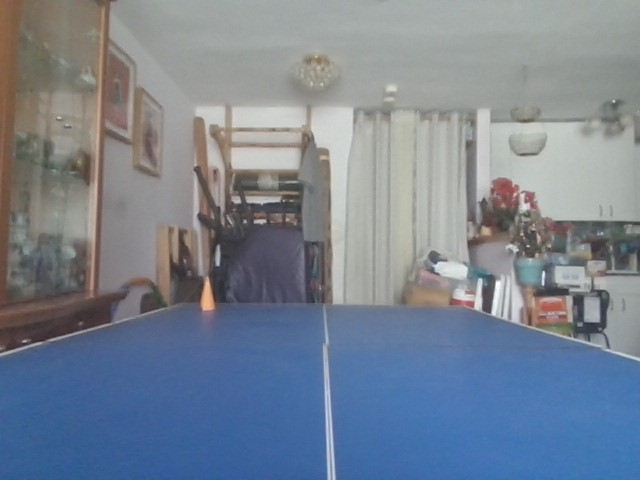
#> input picture 1.jpg, 640 x 480 px
$ python homography.py
#> lines starting #> are read from the running program, lines starting #| are printed output that depends on the picture; after the words box and inside, x2 and y2 are one past the last pixel; in counts of white or black regions, pixels touching at a corner belong together
import cv2
import numpy as np
import glob

image_files = sorted(glob.glob("*.jpg"))

ground_points_inches = [
    [81,-21], [90,21], [50,18],
    [60,-17], [44,0], [20,-17], [25,13]
]

METERS_PER_INCH = 0.0254
ground_points_meters = np.array(
    ground_points_inches, dtype=np.float32
) * METERS_PER_INCH

def segment_orange_cone(image_bgr, min_area=50):
    hsv = cv2.cvtColor(image_bgr, cv2.COLOR_BGR2HSV)

    lower_orange1 = np.array([0, 70, 170], dtype=np.uint8)
    upper_orange1 = np.array([35, 255, 255], dtype=np.uint8)

    lower_orange2 = np.array([35, 90, 190], dtype=np.uint8)
    upper_orange2 = np.array([50, 255, 255], dtype=np.uint8)

    mask1 = cv2.inRange(hsv, lower_orange1, upper_orange1)
    mask2 = cv2.inRange(hsv, lower_orange2, upper_orange2)
    mask = cv2.bitwise_or(mask1, mask2)

    kernel = np.ones((5,5), np.uint8)
    mask = cv2.morphologyEx(mask, cv2.MORPH_OPEN, kernel)
    mask = cv2.morphologyEx(mask, cv2.MORPH_CLOSE, kernel)

    contours, _ = cv2.findContours(mask, cv2.RETR_EXTERNAL, cv2.CHAIN_APPROX_SIMPLE)

    if not contours:
        return None

    best = max(contours, key=cv2.contourArea)
    if cv2.contourArea(best) < min_area:
        return None

    x, y, w, h = cv2.boundingRect(best)
    return (x, y, w, h)

pixel_points = []

for path in image_files:
    img = cv2.imread(path)
#> img is the input picture: shape (480, 640, 3); mean B, G, R 145.4, 131.2, 120.7

    bbox = segment_orange_cone(img)
#> in segment_orange_cone, `hsv = cv2.cvtColor(image_bgr, cv2.COLOR_BGR2HSV)`: hsv: shape (480, 640, 3); mean H, S, V 75.3, 59.7, 151.2
#> in segment_orange_cone, `mask1 = cv2.inRange(hsv, lower_orange1, upper_orange1)`:
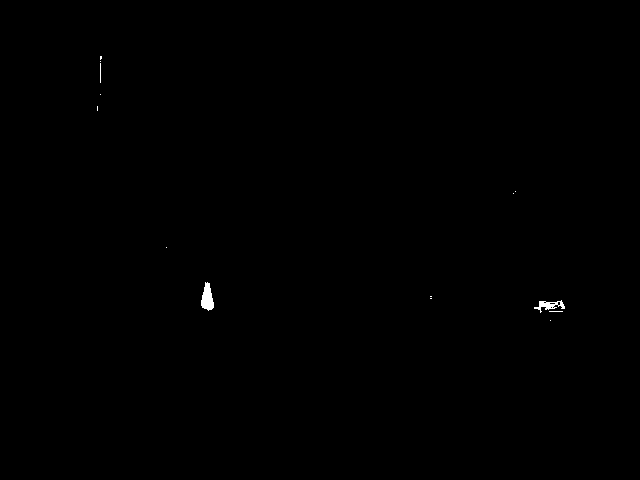
#> mask1: shape (480, 640); 0.15% white; 14 white regions (11 under 20 px), largest, box (x1, y1, x2, y2) and area: (201, 282, 214, 311) 249, (534, 300, 565, 313) 165, (100, 63, 101, 83) 20
#> in segment_orange_cone, `mask2 = cv2.inRange(hsv, lower_orange2, upper_orange2)`: mask2: shape (480, 640); every value is 0
#> in segment_orange_cone, `mask = cv2.morphologyEx(mask, cv2.MORPH_OPEN, kernel)`: mask: shape (480, 640); 0.1% white; 3 white regions, box (x1, y1, x2, y2) and area: (201, 283, 214, 310) 246, (539, 301, 544, 307) 30, (546, 304, 551, 309) 25
#> in segment_orange_cone, `mask = cv2.morphologyEx(mask, cv2.MORPH_CLOSE, kernel)`: mask: shape (480, 640); 0.1% white; 2 white regions
#> in segment_orange_cone, `contours, _ = cv2.findContours(mask, cv2.RETR_EXTERNAL, cv2.CHAIN_APPR..`: contours = 2 contours; box (x1, y1, x2, y2) and area: (201, 283, 214, 310) 214, (539, 301, 551, 309) 43
#> in segment_orange_cone, `best = max(contours, key=cv2.contourArea)`: best = contour of 27 points, box (x1, y1, x2, y2) (201, 283, 214, 310), area 214
#> in segment_orange_cone, `x, y, w, h = cv2.boundingRect(best)`: x = 201; y = 283; w = 13; h = 27
#> bbox = (201, 283, 13, 27)

    if bbox is None:
        print(f"X No cone detected in {path}")
        continue

    x, y, w, h = bbox
#> x = 201; y = 283; w = 13; h = 27

    u = x + w / 2
#> u = 207.5
    v = y + h
#> v = 310

    pixel_points.append([u, v])

    cv2.rectangle(img, (x,y), (x+w,y+h), (0,255,0), 2)
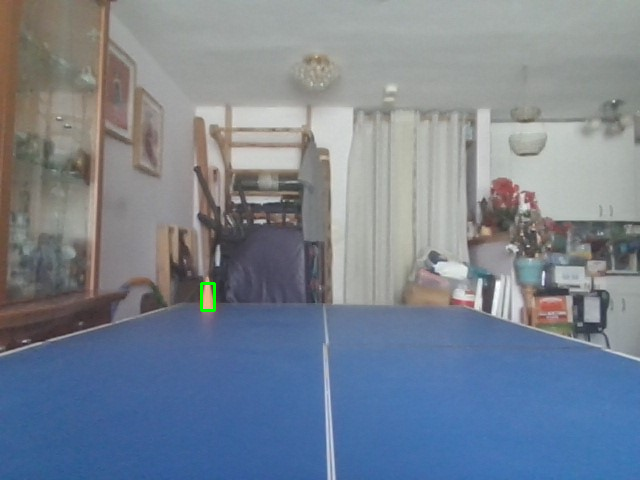
#> img: shape (480, 640, 3); 0.08% of pixels changed, all inside (x1, y1, x2, y2) = (200, 282, 216, 312)
    cv2.circle(img, (int(u), int(v)), 5, (0,0,255), -1)
#> img: shape (480, 640, 3); 0.03% of pixels changed, all inside (x1, y1, x2, y2) = (202, 305, 213, 316)

    cv2.imshow("debug", img)
    cv2.waitKey(200)
#> pass 2 of the loop `for path in image_files:`:
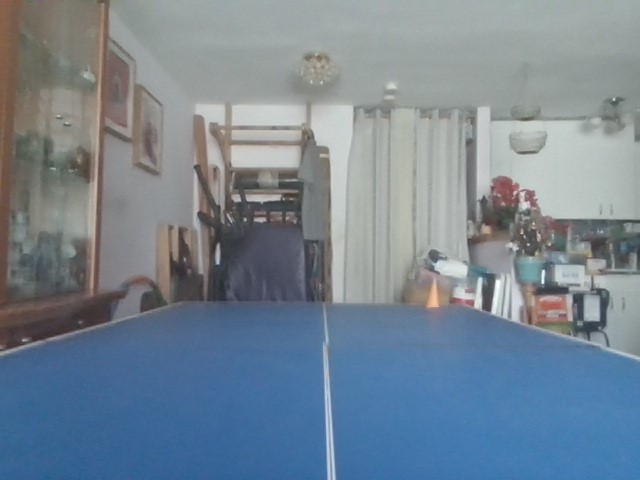
#> input picture 2.jpg, 640 x 480 px
#> img is the input picture: shape (480, 640, 3); mean B, G, R 146.6, 133.4, 118.4
#> hsv: shape (480, 640, 3); mean H, S, V 81.8, 59.6, 150.7
#> in segment_orange_cone (call 2), `mask1 = cv2.inRange(hsv, lower_orange1, upper_orange1)`:
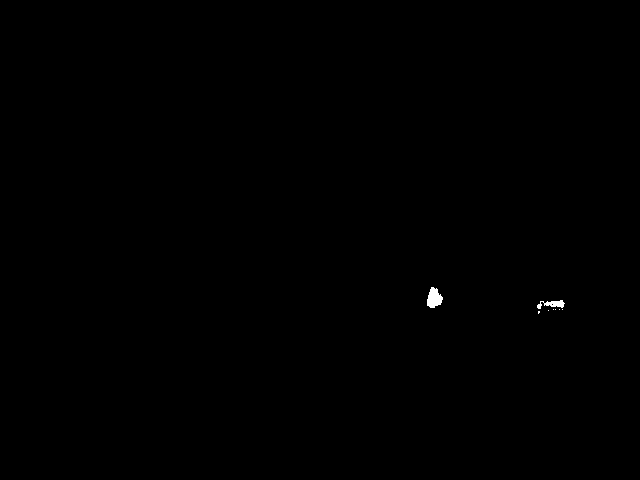
#> mask1: shape (480, 640); 0.12% white; 8 white regions (6 under 20 px), largest, box (x1, y1, x2, y2) and area: (427, 287, 443, 308) 230, (537, 300, 565, 309) 133
#> contours = 2 contours; box (x1, y1, x2, y2) and area: (427, 289, 442, 308) 190, (553, 301, 564, 307) 46
#> best = contour of 25 points, box (x1, y1, x2, y2) (427, 289, 442, 308), area 190
#> in segment_orange_cone (call 2), `x, y, w, h = cv2.boundingRect(best)`: x = 427; y = 289; w = 15; h = 19
#> bbox = (427, 289, 15, 19)
#> `x, y, w, h = bbox`: x = 427; y = 289; w = 15; h = 19
#> u = 434.5
#> v = 308
#> `cv2.rectangle(img, (x,y), (x+w,y+h), (0,255,0), 2)`:
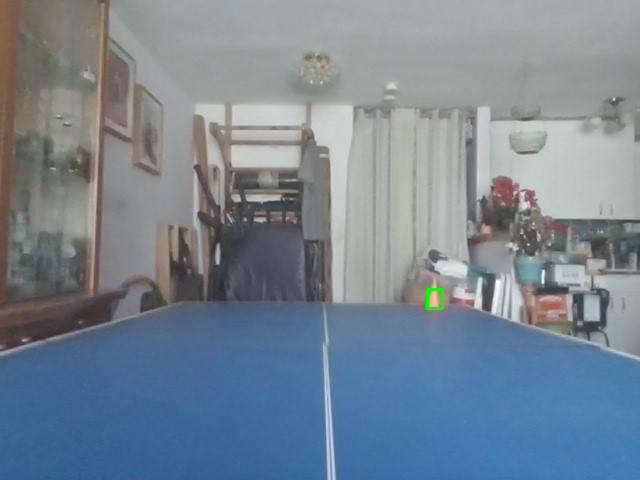
#> img: shape (480, 640, 3); 0.07% of pixels changed, all inside (x1, y1, x2, y2) = (426, 288, 444, 310)
#> pass 3 of the loop `for path in image_files:`:
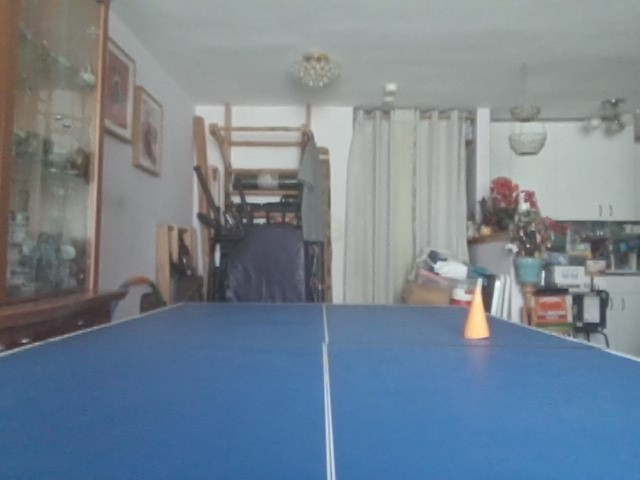
#> input picture 3.jpg, 640 x 480 px
#> img is the input picture: shape (480, 640, 3); mean B, G, R 144.4, 131.5, 117.7
#> hsv: shape (480, 640, 3); mean H, S, V 80.1, 58.7, 149
#> in segment_orange_cone (call 3), `mask1 = cv2.inRange(hsv, lower_orange1, upper_orange1)`:
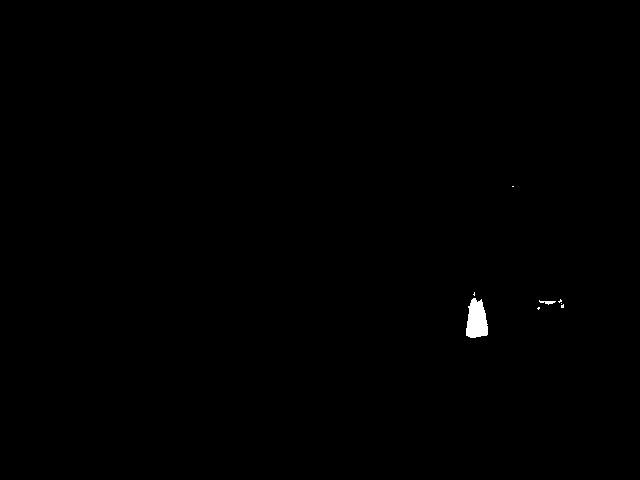
#> mask1: shape (480, 640); 0.24% white; 8 white regions (6 under 20 px), largest, box (x1, y1, x2, y2) and area: (466, 298, 488, 338) 667, (539, 300, 556, 305) 41
#> contours = 1 contour; box (x1, y1, x2, y2) and area: (466, 300, 488, 338) 599
#> best = contour of 36 points, box (x1, y1, x2, y2) (466, 300, 488, 338), area 599
#> in segment_orange_cone (call 3), `x, y, w, h = cv2.boundingRect(best)`: x = 466; y = 300; w = 22; h = 38
#> bbox = (466, 300, 22, 38)
#> `x, y, w, h = bbox`: x = 466; y = 300; w = 22; h = 38
#> u = 477
#> v = 338
#> `cv2.rectangle(img, (x,y), (x+w,y+h), (0,255,0), 2)`:
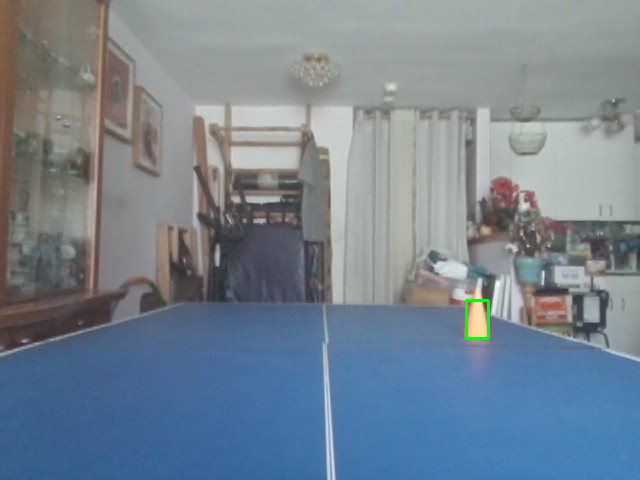
#> img: shape (480, 640, 3); 0.12% of pixels changed, all inside (x1, y1, x2, y2) = (465, 299, 490, 340)
#> the loop made 4 passes; the first 3 are shown

cv2.destroyAllWindows()

pixel_points = np.array(pixel_points, dtype=np.float32)

print("\nPixel points:")
print(pixel_points)

print("\nGround points:")
print(ground_points_meters)


#> (the run stopped early here; a loop or call above may not have finished)
